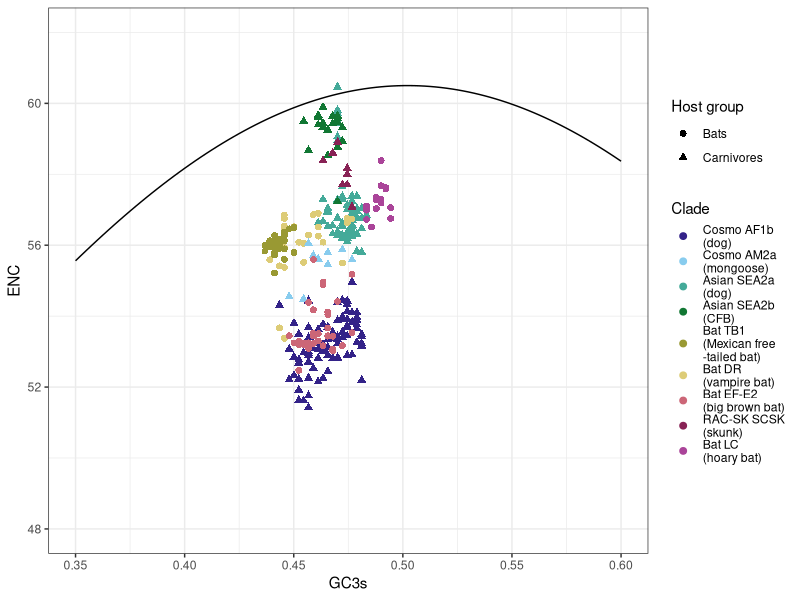

Here is the R script that generated this plot:
library("readxl")
library("ggplot2")
df = as.data.frame(read_excel("data/Codon_usage_N.xlsx"))
for(i in 3:ncol(df)){
  colnames(df)[i] = paste0(as.character(df[1,i]),"_",colnames(df)[i])
}
colnames(df)[2] = "Accession no."
df = df[2:nrow(df),]

F_function = function(codons){
  n = sum(codons)
  pis = (codons/n)^2
  f = (n*sum(pis)-1)/(n-1)
  return(f)
}

df$ENC = NA
for(k in 1:nrow(df)){
  F_codons = as.numeric(df[k,3:4])
  L_codons = as.numeric(df[k,5:10])
  I_codons = as.numeric(df[k,11:13])
  V_codons = as.numeric(df[k,14:17])
  S_codons = as.numeric(df[k,18:23])
  P_codons = as.numeric(df[k,24:27])
  T_codons = as.numeric(df[k,28:31])
  A_codons = as.numeric(df[k,32:35])
  Y_codons = as.numeric(df[k,36:37])
  H_codons = as.numeric(df[k,38:39])
  Q_codons = as.numeric(df[k,40:41])
  N_codons = as.numeric(df[k,42:43])
  K_codons = as.numeric(df[k,44:45])
  D_codons = as.numeric(df[k,46:47])
  E_codons = as.numeric(df[k,48:49])
  C_codons = as.numeric(df[k,50:51])
  R_codons = as.numeric(df[k,52:57])
  G_codons = as.numeric(df[k,58:61])
  
  #F2 = C, D, E, F, H, K, N, Q, Y
  #F3 = I
  #F4 = A, G, P, T, V
  #F6 = R, L, S
  
  F2s = c(F_function(C_codons), F_function(D_codons), F_function(E_codons), F_function(F_codons),
          F_function(H_codons), F_function(K_codons), F_function(N_codons), F_function(Q_codons),
          F_function(Y_codons))
  F3s = c(F_function(I_codons))
  F4s = c(F_function(A_codons), F_function(G_codons), F_function(P_codons), F_function(T_codons),
          F_function(V_codons))
  F6s = c(F_function(L_codons), F_function(S_codons), F_function(R_codons))
  
  ENC = 2 + (9/mean(F2s)) + (1/mean(F3s) + (5/mean(F4s)) + (3/mean(F6s)))
  df$ENC[k] = ENC
}

df2 = as.data.frame(read_excel("data/Nucleotide_composition_N.xlsx"))
df$GC3s = df2$`%G3+C3`/100
df$bat = NA
df$bat[df$Host %in% c("Big brown bat", "Hoary bat", "Free-tailed bat",
                      "Vampire bat")] = "Bats"
df$bat[df$Host %in% c("Dog (SEA2a)", "Chinese ferret badger",
                      "Dog (AF1b)", "Mongoose", "Skunk")] = "Carnivores"

df$Host = factor(df$Host, c("Dog (AF1b)", "Mongoose","Dog (SEA2a)", "Chinese ferret badger",
                              "Free-tailed bat",
                              "Vampire bat", "Big brown bat","Skunk", "Hoary bat"))

f1 = function(x){
  2+x+29/(x^2+(1-x)^2)
}

my_pal <- c("#332288","#88CCEE","#44AA99","#117733","#999933",
            "#DDCC77","#CC6677","#882255","#AA4499")

p1 = ggplot(data = df, aes(x = GC3s, y = ENC, colour = Host))+
  geom_point(size = 2, aes(shape = bat)) + theme_bw() +
  scale_color_manual(values = my_pal, name = "Clade",
                     labels = c("Cosmo AF1b\n(dog)",
                                "Cosmo AM2a\n(mongoose)",
                                "Asian SEA2a\n(dog)",
                                "Asian SEA2b\n(CFB)",
                                "Bat TB1\n(Mexican free\n-tailed bat)",
                                "Bat DR\n(vampire bat)",
                                "Bat EF-E2\n(big brown bat)",
                                "RAC-SK SCSK\n(skunk)",
                                "Bat LC\n(hoary bat)")) +
  scale_shape_manual(values = c(16,17), name = "Host group") +
  stat_function(fun=f1, col = "black") +
  xlim(0.35,0.6) + ylim(48,62)
p1

